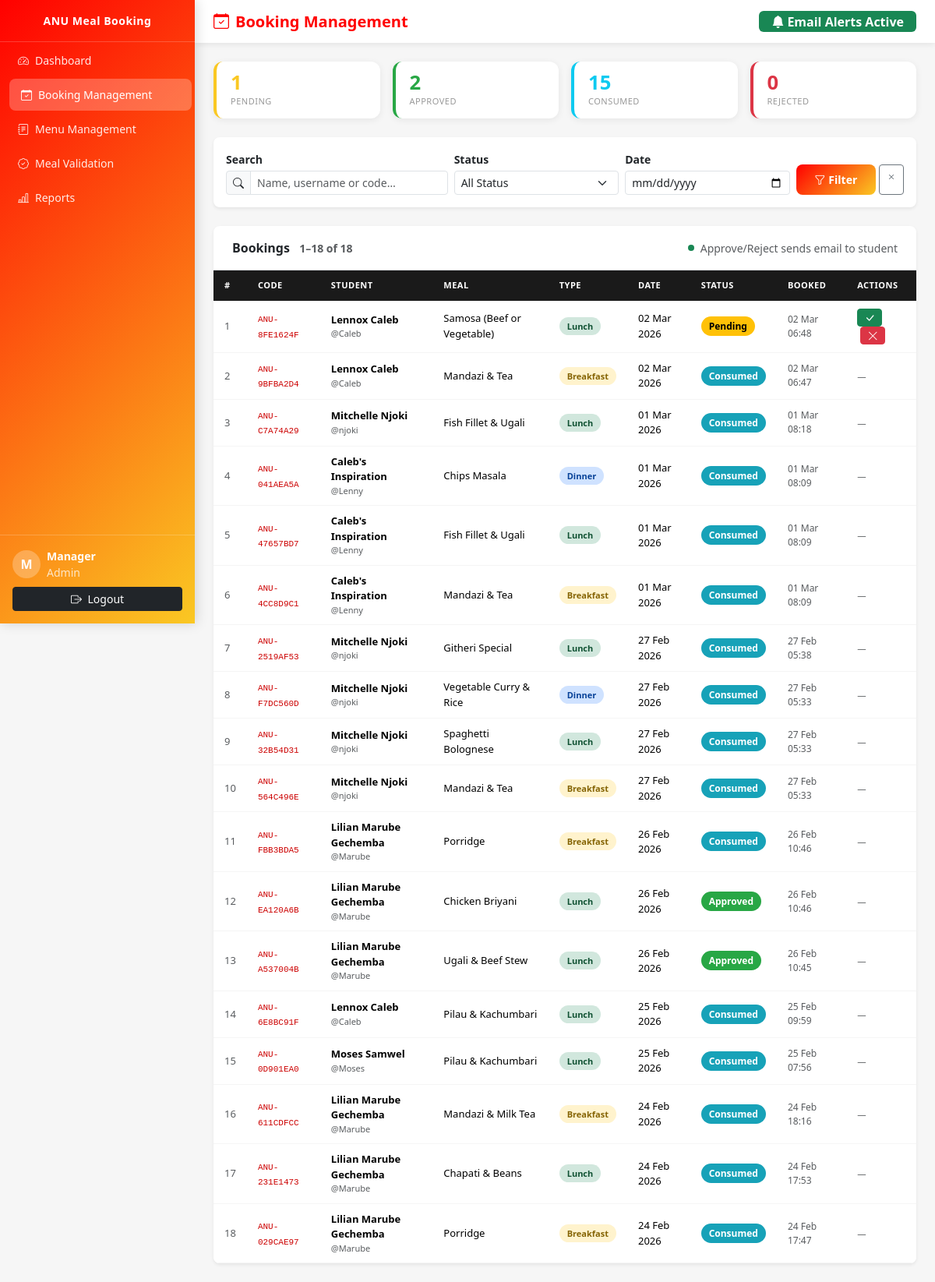
The page /admin/bookings.php (signed in) on the database its author committed.
### tables this page shows
CREATE TABLE `bookings` (
  `id` int(11) NOT NULL,
  `code` varchar(20) NOT NULL,
  `user_id` int(11) NOT NULL,
  `menu_id` int(11) NOT NULL,
  `date` date NOT NULL,
  `status` enum('pending','approved','rejected','consumed') DEFAULT 'pending',
  `validated_by` int(11) DEFAULT NULL,
  `validated_at` datetime DEFAULT NULL,
  `created_at` timestamp NOT NULL DEFAULT current_timestamp()
);

CREATE TABLE `users` (
  `id` int(11) NOT NULL,
  `username` varchar(50) NOT NULL,
  `password` varchar(255) NOT NULL,
  `fullname` varchar(100) NOT NULL,
  `email` varchar(100) NOT NULL,
  `role` enum('super_admin','admin','student') NOT NULL DEFAULT 'student',
  `student_id` varchar(30) DEFAULT NULL,
  `department` varchar(100) DEFAULT NULL,
  `phone` varchar(20) DEFAULT NULL,
  `created_at` timestamp NOT NULL DEFAULT current_timestamp(),
  `updated_at` timestamp NOT NULL DEFAULT current_timestamp() ON UPDATE current_timestamp()
);

CREATE TABLE `menus` (
  `id` int(11) NOT NULL,
  `name` varchar(150) NOT NULL,
  `type` enum('Breakfast','Lunch','Dinner') NOT NULL,
  `date` date NOT NULL,
  `description` text DEFAULT NULL,
  `price` decimal(8,2) DEFAULT 0.00,
  `available` tinyint(1) DEFAULT 1,
  `created_by` int(11) DEFAULT NULL,
  `created_at` timestamp NOT NULL DEFAULT current_timestamp()
);

### admin/bookings.php (the view, shortened to what this page needs)
<?php
require_once '../includes/auth.php';
$search   = trim($_GET['search'] ?? '');
$date_f   = $_GET['date'] ?? '';
$page     = max(1, (int)($_GET['page'] ?? 1));
$per_page = 25;
$offset   = ($page - 1) * $per_page;
$where   = "WHERE 1=1";
$params  = [];
$types   = "";
$count_sql = "SELECT COUNT(*) c FROM bookings b JOIN users u ON b.user_id=u.id JOIN menus m ON b.menu_id=m.id $where";
if ($params) {
    $cs = $conn->prepare($count_sql);
    $cs->bind_param($types, ...$params);
    $cs->execute();
    $total = (int)$cs->get_result()->fetch_assoc()['c'];
} else {
    $total = (int)$conn->query($count_sql)->fetch_assoc()['c'];
}
$data_sql = "SELECT b.id, b.code, b.date, b.status, b.created_at,
                    u.fullname, u.username,
                    m.name meal_name, m.type meal_type
             FROM bookings b
             JOIN users u ON b.user_id=u.id
             JOIN menus m ON b.menu_id=m.id
             $where
             ORDER BY b.created_at DESC
             LIMIT ? OFFSET ?";
$all_params = array_merge($params, [$per_page, $offset]);
$all_types  = $types . "ii";
$stmt = $conn->prepare($data_sql);
$stmt->bind_param($all_types, ...$all_params);
$stmt->execute();
$bookings = $stmt->get_result();
$qs_row = $conn->query(
    "SELECT SUM(status='pending') pend, SUM(status='approved') appr,
            SUM(status='rejected') rej,  SUM(status='consumed') cons
     FROM bookings"
)->fetch_assoc();
$notif_enabled = $conn->query("SHOW TABLES LIKE 'notifications_log'")->num_rows > 0;
?>
<!DOCTYPE html>
<html lang="en">
<head>
<link rel="stylesheet" href="https://cdn.jsdelivr.net/npm/bootstrap@5.3.2/dist/css/bootstrap.min.css">
<link rel="stylesheet" href="https://cdn.jsdelivr.net/npm/bootstrap-icons@1.11.3/font/bootstrap-icons.min.css">
<link rel="stylesheet" href="../public/css/style.css">
</head>
<body>
<div class="d-flex">
<?php include '../includes/sidebar.php'; ?>
<div class="main-content flex-grow-1">
<div class="topbar d-flex justify-content-between align-items-center flex-wrap gap-2">
    <h1><i class="bi bi-calendar-check me-2"></i>Booking Management</h1>
    <?php if ($notif_enabled): ?>
    <span class="badge bg-success fs-6 px-3">
        <i class="bi bi-bell-fill me-1"></i>Email Alerts Active
    </span>
    <?php endif; ?>
</div>
<div class="p-4 fade-in-up">
<div class="row g-3 mb-4">
    <?php foreach ([
        ['Pending',  $qs_row['pend'], '#fac823', 'hourglass-split'],
        ['Approved', $qs_row['appr'], '#28a745', 'patch-check-fill'],
        ['Consumed', $qs_row['cons'], '#0dcaf0', 'check2-circle'],
        ['Rejected', $qs_row['rej'],  '#dc3545', 'x-circle-fill'],
    ] as [$lbl, $val, $col, $ico]): ?>
    <div class="col-6 col-md-3">
        <div class="mini-stat" style="border-left-color:<?= $col ?>">
            <div class="val" style="color:<?= $col ?>"><?= number_format((int)$val) ?></div>
            <div class="lbl"><?= $lbl ?></div>
        </div>
    </div>
    <?php endforeach; ?>
</div>
<div class="card border-0 shadow-sm mb-4 rounded-3">
<div class="card-body py-3">
<form method="GET" class="row g-2 align-items-end">
    <div class="col-md-4">
        <label class="form-label small fw-semibold mb-1">Search</label>
        <div class="input-group input-group-sm">
            <span class="input-group-text"><i class="bi bi-search"></i></span>
            <input type="text" name="search" class="form-control" placeholder="Name, username or code…"
                   value="<?= htmlspecialchars($search) ?>">
        </div>
    </div>
    <div class="col-md-3">
        <label class="form-label small fw-semibold mb-1">Status</label>
        <select name="status" class="form-select form-select-sm">
            <option value="">All Status</option>
        </select>
    </div>
    <div class="col-md-3">
        <label class="form-label small fw-semibold mb-1">Date</label>
        <input type="date" name="date" class="form-control form-control-sm"
               value="<?= htmlspecialchars($date_f) ?>">
    </div>
    <div class="col-md-2 d-flex gap-1">
        <button type="submit" class="btn btn-anu btn-sm flex-grow-1">
            <i class="bi bi-funnel me-1"></i>Filter
        </button>
        <a href="bookings.php" class="btn btn-outline-secondary btn-sm" title="Reset">
            <i class="bi bi-x"></i>
        </a>
    </div>
</form>
</div>
</div>
<div class="card border-0 shadow-sm rounded-3 overflow-hidden">
<div class="d-flex justify-content-between align-items-center px-4 py-3 border-bottom">
    <div class="fw-bold">
        Bookings
        <span class="text-muted small ms-2">
            <?= number_format(($page-1)*$per_page+1) ?>–<?= number_format(min($page*$per_page,$total)) ?>
            of <?= number_format($total) ?>
        </span>
    </div>
    <?php if ($notif_enabled): ?>
    <div class="d-flex align-items-center gap-2 small text-muted">
        <span class="notif-dot bg-success"></span>Approve/Reject sends email to student
    </div>
    <?php endif; ?>
</div>
<div class="table-responsive">
<table class="table mb-0 bk-table">
    <thead>
        <tr>
            <th>#</th><th>Code</th><th>Student</th>
            <th>Meal</th><th>Type</th><th>Date</th>
            <th>Status</th><th>Booked</th><th>Actions</th>
        </tr>
    </thead>
    <tbody>
    <?php $i = ($page-1)*$per_page+1; while ($b = $bookings->fetch_assoc()): ?>
    <tr>
        <td class="text-muted small"><?= $i++ ?></td>
        <td><code style="font-size:11px;color:#cc0000;"><?= htmlspecialchars($b['code']) ?></code></td>
        <td>
            <div class="fw-semibold"><?= htmlspecialchars($b['fullname']) ?></div>
            <div class="text-muted" style="font-size:11px;">@<?= htmlspecialchars($b['username']) ?></div>
        </td>
        <td style="font-size:13px;"><?= htmlspecialchars($b['meal_name']) ?></td>
        <td><span class="menu-badge <?= strtolower($b['meal_type']) ?>"><?= $b['meal_type'] ?></span></td>
        <td style="font-size:13px;"><?= date('d M Y', strtotime($b['date'])) ?></td>
        <td><span class="status-badge badge-<?= $b['status'] ?>"><?= ucfirst($b['status']) ?></span></td>
        <td class="text-muted" style="font-size:12px;"><?= date('d M H:i', strtotime($b['created_at'])) ?></td>
        <td>
            <?php if ($b['status'] === 'pending'): ?>
            <form method="POST" class="d-inline">
                <button class="btn btn-sm btn-success py-0 px-2" title="Approve"
                        onclick="return confirm('Approve this booking? Student will be notified.')">
                    <i class="bi bi-check-lg"></i>
                </button>
            </form>
            <form method="POST" class="d-inline ms-1">
                <button class="btn btn-sm btn-danger py-0 px-2" title="Reject"
                        onclick="return confirm('Reject this booking? Student will be notified.')">
                    <i class="bi bi-x-lg"></i>
                </button>
            </form>
            <?php else: ?>
            <span class="text-muted small">—</span>
            <?php endif; ?>
        </td>
    </tr>
    <?php endwhile; ?>
    </tbody>
</table>
</div>
</div>
</div>
</div>
</div>
</body>
</html>

### public/css/style.css (style rules this page uses)
:root { --anu-red: #ff0000; --anu-yellow: #fac823; --anu-dark: #000000; --anu-white: #ffffff; --anu-gray: #f6f6f6; --anu-red-dark: #cc0000; --anu-gradient: linear-gradient(135deg, #ff0000, #fac823); --sidebar-width: 250px; --transition: all 0.3s ease; }
body { font-family: 'Segoe UI', Tahoma, Geneva, Verdana, sans-serif; background: var(--anu-gray); color: #333; }
.main-content { margin-left: var(--sidebar-width); min-height: 100vh; display: flex; flex-direction: column; }
.topbar { background: #fff; box-shadow: 0 2px 8px rgba(0,0,0,0.08); padding: 14px 24px; position: sticky; top: 0; z-index: 90; }
.topbar h1 { color: var(--anu-red); font-size: 20px; margin: 0; font-weight: 700; }
.btn-anu { background: var(--anu-gradient); color: #fff; border: none; border-radius: 8px; padding: 9px 18px; font-weight: 600; transition: var(--transition); cursor: pointer; }
.table thead th { background: var(--anu-red); color: #fff; font-size: 13px; font-weight: 600; letter-spacing: 0.4px; border: none; padding: 12px 15px; }
.table tbody td { padding: 11px 15px; vertical-align: middle; font-size: 14px; border-color: #f0f0f0; }
.badge-pending { background: #ffc107; color: #000; }
.badge-approved { background: #28a745; color: #fff; }
.badge-consumed { background: #17a2b8; color: #fff; }
.status-badge { padding: 4px 10px; border-radius: 20px; font-size: 12px; font-weight: 600; text-transform: capitalize; }
.form-label { font-weight: 600; font-size: 14px; }
.fade-in-up { animation: fadeInUp 0.7s ease; }
.menu-badge { font-size: 11px; padding: 4px 10px; border-radius: 20px; font-weight: 600; }
.breakfast { background: #fff3cd; color: #856404; }
.lunch { background: #d1e7dd; color: #0f5132; }
.dinner { background: #cfe2ff; color: #084298; }

### admin/bookings.php (style rules this page uses)
.mini-stat { background:#fff; border-radius:12px; padding:14px 18px; box-shadow:0 2px 10px rgba(0,0,0,.07); border-left:4px solid #ff0000; }
.mini-stat .val { font-size:1.6rem; font-weight:800; line-height:1; }
.mini-stat .lbl { font-size:11px; text-transform:uppercase; letter-spacing:.5px; color:#999; margin-top:3px; }
.bk-table thead th { background:#1a1a1a; color:#fff; font-size:11px; text-transform:uppercase; letter-spacing:.5px; padding:11px 14px; border:none; }
.bk-table tbody td { padding:10px 14px; font-size:13px; vertical-align:middle; border-color:#f5f5f5; }
.notif-dot { width:8px; height:8px; border-radius:50%; display:inline-block; }

### rows shown on the page
bookings: code "ANU-8FE1624F", user.fullname "Lennox Caleb", user.username "Caleb", menu.name "Samosa (Beef or Vegetable)", menu.type "Lunch", date "02 Mar 2026", status "Pending", created_at "02 Mar 06:48"
bookings: code "ANU-9BFBA2D4", user.fullname "Lennox Caleb", user.username "Caleb", menu.name "Mandazi & Tea", menu.type "Breakfast", date "02 Mar 2026", status "Consumed", created_at "02 Mar 06:47"
bookings: code "ANU-C7A74A29", user.fullname "Mitchelle Njoki", user.username "njoki", menu.name "Fish Fillet & Ugali", menu.type "Lunch", date "01 Mar 2026", status "Consumed", created_at "01 Mar 08:18"
bookings: code "ANU-041AEA5A", user.fullname "Caleb's Inspiration", user.username "Lenny", menu.name "Chips Masala", menu.type "Dinner", date "01 Mar 2026", status "Consumed", created_at "01 Mar 08:09"
bookings: code "ANU-47657BD7", user.fullname "Caleb's Inspiration", user.username "Lenny", menu.name "Fish Fillet & Ugali", menu.type "Lunch", date "01 Mar 2026", status "Consumed", created_at "01 Mar 08:09"
bookings: code "ANU-4CC8D9C1", user.fullname "Caleb's Inspiration", user.username "Lenny", menu.name "Mandazi & Tea", menu.type "Breakfast", date "01 Mar 2026", status "Consumed", created_at "01 Mar 08:09"
bookings: code "ANU-2519AF53", user.fullname "Mitchelle Njoki", user.username "njoki", menu.name "Githeri Special", menu.type "Lunch", date "27 Feb 2026", status "Consumed", created_at "27 Feb 05:38"
bookings: code "ANU-F7DC560D", user.fullname "Mitchelle Njoki", user.username "njoki", menu.name "Vegetable Curry & Rice", menu.type "Dinner", date "27 Feb 2026", status "Consumed", created_at "27 Feb 05:33"
bookings: code "ANU-32B54D31", user.fullname "Mitchelle Njoki", user.username "njoki", menu.name "Spaghetti Bolognese", menu.type "Lunch", date "27 Feb 2026", status "Consumed", created_at "27 Feb 05:33"
bookings: code "ANU-564C496E", user.fullname "Mitchelle Njoki", user.username "njoki", menu.name "Mandazi & Tea", menu.type "Breakfast", date "27 Feb 2026", status "Consumed", created_at "27 Feb 05:33"
bookings: code "ANU-FBB3BDA5", user.fullname "Lilian Marube Gechemba", user.username "Marube", menu.name "Porridge", menu.type "Breakfast", date "26 Feb 2026", status "Consumed", created_at "26 Feb 10:46"
bookings: code "ANU-EA120A6B", user.fullname "Lilian Marube Gechemba", user.username "Marube", menu.name "Chicken Briyani", menu.type "Lunch", date "26 Feb 2026", status "Approved", created_at "26 Feb 10:46"
bookings: code "ANU-A537004B", user.fullname "Lilian Marube Gechemba", user.username "Marube", menu.name "Ugali & Beef Stew", menu.type "Lunch", date "26 Feb 2026", status "Approved", created_at "26 Feb 10:45"
bookings: code "ANU-6E8BC91F", user.fullname "Lennox Caleb", user.username "Caleb", menu.name "Pilau & Kachumbari", menu.type "Lunch", date "25 Feb 2026", status "Consumed", created_at "25 Feb 09:59"
bookings: code "ANU-0D901EA0", user.fullname "Moses Samwel", user.username "Moses", menu.name "Pilau & Kachumbari", menu.type "Lunch", date "25 Feb 2026", status "Consumed", created_at "25 Feb 07:56"
bookings: code "ANU-611CDFCC", user.fullname "Lilian Marube Gechemba", user.username "Marube", menu.name "Mandazi & Milk Tea", menu.type "Breakfast", date "24 Feb 2026", status "Consumed", created_at "24 Feb 18:16"
bookings: code "ANU-231E1473", user.fullname "Lilian Marube Gechemba", user.username "Marube", menu.name "Chapati & Beans", menu.type "Lunch", date "24 Feb 2026", status "Consumed", created_at "24 Feb 17:53"
bookings: code "ANU-029CAE97", user.fullname "Lilian Marube Gechemba", user.username "Marube", menu.name "Porridge", menu.type "Breakfast", date "24 Feb 2026", status "Consumed", created_at "24 Feb 17:47"

### other values the page prints
substr($user['fullname'] ?: $user['username'], 0, 1) "M"
$user['fullname'] ?: $user['username'] "Manager"
str_replace('_',' ', $user['role']) "Admin"
$val "1"
$lbl "PENDING"
$val "2"
$lbl "APPROVED"
$val "15"
$lbl "CONSUMED"
$val "0"
$lbl "REJECTED"
min($page*$per_page,$total) "18"
$total "18"
